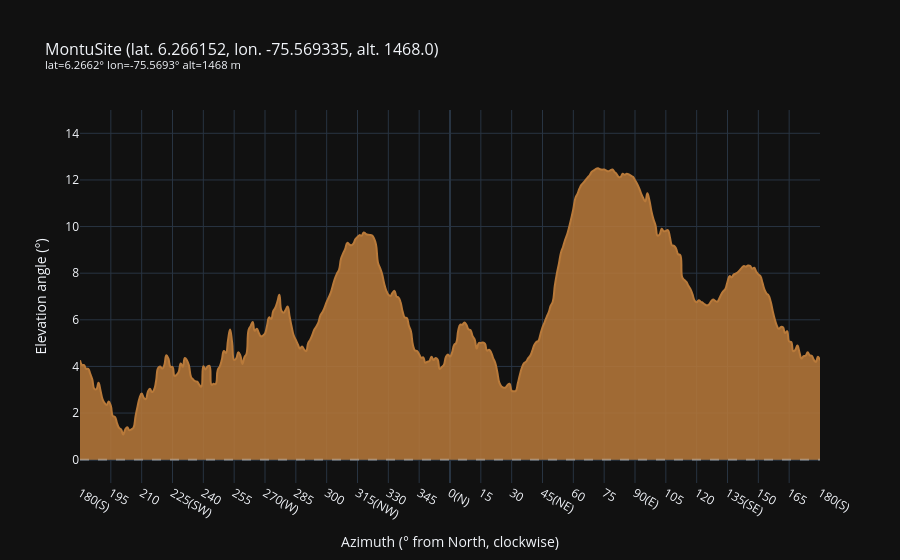

Source (notebook cell):
### Markdown cell above
## Plotting the Horizon

`plot_horizon()` generates an interactive Plotly chart of the full 360° horizon silhouette. The dashed line at 0° marks the geometric (flat-earth) horizon.

### Code cell
fig = udea.horizon.plot_horizon(az_center=0, elev_view=15)

### Figure 1 — Plotly figure (JSON) as saved in the notebook; plotly's stock layout.template omitted (floating-point values rounded to 4 significant figures; data arrays with more than 128 entries replaced by an {"elided": "..."} marker saying what was removed)
{"data": [{"customdata": {"elided": "361x2 float values"}, "fill": "tozeroy", "fillcolor": "rgba(185,122,58,0.85)", "hovertemplate": "<b>Azimuth</b>: %{customdata[0]:.2f}°<br><b>Elevation</b>: %{y:.2f}°<br><b>Distance</b>: %{customdata[1]:.1f} km<extra></extra>", "line": {"color": "#b97a3a", "shape": "spline", "smoothing": 1.3, "width": 2}, "mode": "lines", "name": "Horizon", "type": "scatter", "x": {"elided": "361 float values"}, "y": {"elided": "361 float values"}}], "layout": {"hovermode": "x unified", "margin": {"b": 50, "t": 110}, "shapes": [{"line": {"color": "rgba(255,255,255,0.3)", "dash": "dash"}, "type": "line", "x0": 0, "x1": 1, "xref": "x domain", "y0": 0, "y1": 0, "yref": "y"}], "title": {"font": {"size": 16}, "text": "MontuSite (lat. 6.266152, lon. -75.569335, alt. 1468.0)<br><sup>lat=6.2662° lon=-75.5693° alt=1468 m<br>&nbsp;</sup>"}, "xaxis": {"range": [-180.0, 180.0], "tickmode": "array", "ticktext": ["180(S)", "195", "210", "225(SW)", "240", "255", "270(W)", "285", "300", "315(NW)", "330", "345", "0(N)", "15", "30", "45(NE)", "60", "75", "90(E)", "105", "120", "135(SE)", "150", "165", "180(S)"], "tickvals": [-180, -165, -150, -135, -120, -105, -90, -75, -60, -45, -30, -15, 0, 15, 30, 45, 60, 75, 90, 105, 120, 135, 150, 165, 180], "title": {"text": "Azimuth (° from North, clockwise)"}}, "yaxis": {"range": [-1, 15], "title": {"text": "Elevation angle (°)"}}}}
